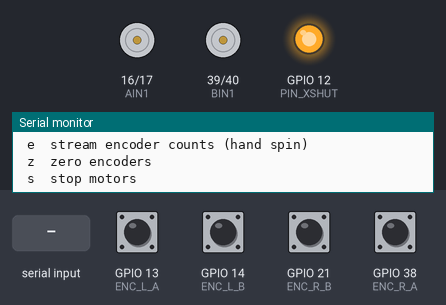
A sketch run on a simulated ESP32-S3. Shown: motor-driver pin pairs drawn as motors (green arrow = first pin HIGH = forward, orange = second pin HIGH = backward, longer = more drive, scaled by the enable pin), output pins drawn as LEDs (lit = HIGH), the last lines printed to the serial monitor. The inputs (shaded band) are chosen by the test bench; at power-on: GPIO 13 (ENC_L_A), GPIO 14 (ENC_L_B), GPIO 21 (ENC_R_B), GPIO 38 (ENC_R_A) HIGH.

Above: at 2.7 s.
2.8 s: "l" received over Serial
At 3.1 s:
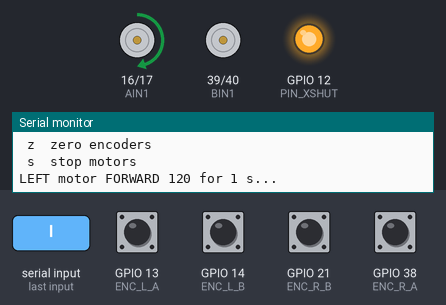
At 4.9 s:
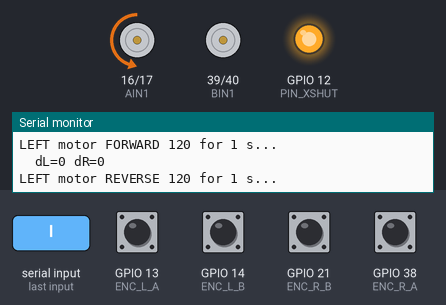
5.8 s: "r" received over Serial
At 6.6 s:
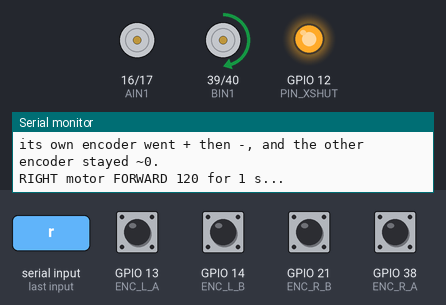
Timing chart, 0 to 9.6 s (numbered marks = the images above; inputs shaded):
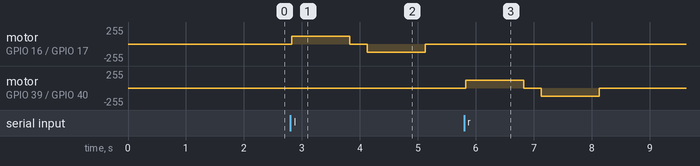

The sketch:

bringup.ino
```cpp
// bringup.ino — staged hardware check before PID
// Target: ESP32-S3, Arduino-ESP32 core 3.x (ledcAttach/ledcWrite API).
//   On core 2.x, replace ledcAttach(pin,f,b) with ledcSetup(ch,f,b)+ledcAttachPin(pin,ch)
//   and write to the channel instead of the pin.
// Tools: USB CDC On Boot = Enabled. Libraries: QTRSensors (Pololu).
// Serial monitor @115200, send one letter per command (see printMenu()).
// Put the chassis on a stand (wheels off the table) before motor tests.

#include <Wire.h>
#include <QTRSensors.h>

// ---------- Pins, from Log Book 8/17 and 8/24 ----------
#define PIN_SDA   8   // Log conflict: 8/14 says SDA=8/SCL=9, 8/17 says SDA=9/SCL=8.
#define PIN_SCL   9   // If the I2C scan finds nothing, swap these two.
#define PIN_XSHUT 12  // VL53L0X: must be HIGH or the sensor stays off

#define PWMA 15
#define AIN1 16
#define AIN2 17
#define PWMB 18
#define BIN1 39
#define BIN2 40

#define ENC_L_A 13
#define ENC_L_B 14
#define ENC_R_A 38
#define ENC_R_B 21

const uint8_t QTR_PINS[8] = {1, 2, 3, 4, 5, 6, 7, 10};  // OUT1..OUT15 (odd)
#define QTR_CTRL 11

const uint32_t PWM_FREQ = 20000;  // 20 kHz: above hearing, within TB6612 limit
const uint8_t  PWM_BITS = 8;      // duty 0..255
const int      TEST_SPEED = 120;  // low duty for first spin

QTRSensors qtr;
uint16_t qtrVals[8];

// ---------- Quadrature decoding (every edge on A and B) ----------
volatile long encL = 0, encR = 0;
volatile uint8_t stL = 0, stR = 0;
// index = (prev<<2)|curr, states AB: 00->01->11->10 counts +1
const int8_t QDEC[16] = {0,+1,-1,0, -1,0,0,+1, +1,0,0,-1, 0,-1,+1,0};

void IRAM_ATTR isrL() {
  uint8_t s = (digitalRead(ENC_L_A) << 1) | digitalRead(ENC_L_B);
  encL += QDEC[(stL << 2) | s]; stL = s;
}
void IRAM_ATTR isrR() {
  uint8_t s = (digitalRead(ENC_R_A) << 1) | digitalRead(ENC_R_B);
  encR += QDEC[(stR << 2) | s]; stR = s;
}

long getL() { noInterrupts(); long v = encL; interrupts(); return v; }
long getR() { noInterrupts(); long v = encR; interrupts(); return v; }

// speed: -255..255. 0 = coast (IN1=IN2=LOW).
void setMotor(int pwmPin, int in1, int in2, int speed) {
  speed = constrain(speed, -255, 255);
  digitalWrite(in1, speed > 0);
  digitalWrite(in2, speed < 0);
  ledcWrite(pwmPin, abs(speed));
}
void stopAll() { setMotor(PWMA, AIN1, AIN2, 0); setMotor(PWMB, BIN1, BIN2, 0); }

bool keyPressed() { if (Serial.available()) { while (Serial.available()) Serial.read(); return true; } return false; }

// ---------- Tests ----------
void i2cScan() {
  Serial.println("I2C scan (expect 0x6A = LSM6DS3TR-C, 0x29 = VL53L0X default):");
  int n = 0;
  for (uint8_t a = 1; a < 127; a++) {
    Wire.beginTransmission(a);
    if (Wire.endTransmission() == 0) { Serial.printf("  found 0x%02X\n", a); n++; }
  }
  if (!n) Serial.println("  nothing found -> check SDA/SCL swap, 3V3, GND, XSHUT");
}

void qtrRaw() {
  Serial.println("QTR raw RC times in us (timeout 2500). Low = white, high = black. Any key stops.");
  Serial.println("Slide a strip of black tape under ONE sensor at a time, left to right.");
  while (!keyPressed()) {
    Serial.println("reading...");
    qtr.read(qtrVals);
    for (int i = 0; i < 8; i++) Serial.printf("%5u ", qtrVals[i]);
    Serial.println();
    delay(100);
  }
}

void qtrCalLine() {
  Serial.println("Calibrating 5 s: sweep the array across the line repeatedly...");
  qtr.resetCalibration();
  uint32_t t0 = millis();
  while (millis() - t0 < 5000) qtr.calibrate();
  Serial.print("min: "); for (int i = 0; i < 8; i++) Serial.printf("%5u ", qtr.calibrationOn.minimum[i]); Serial.println();
  Serial.print("max: "); for (int i = 0; i < 8; i++) Serial.printf("%5u ", qtr.calibrationOn.maximum[i]); Serial.println();
  Serial.println("Position 0 (sensor 1) .. 7000 (sensor 8). Any key stops.");
  while (!keyPressed()) {
    uint16_t pos = qtr.readLineBlack(qtrVals);
    for (int i = 0; i < 8; i++) Serial.printf("%4u ", qtrVals[i]);
    Serial.printf(" | pos=%u\n", pos);
    delay(100);
  }
}

void motorTest(const char *name, int pwm, int in1, int in2) {
  long l0 = getL(), r0 = getR();
  Serial.printf("%s motor FORWARD %d for 1 s...\n", name, TEST_SPEED);
  setMotor(pwm, in1, in2, TEST_SPEED); delay(1000); setMotor(pwm, in1, in2, 0); delay(300);
  long l1 = getL(), r1 = getR();
  Serial.printf("  dL=%ld dR=%ld\n", l1 - l0, r1 - r0);
  Serial.printf("%s motor REVERSE %d for 1 s...\n", name, TEST_SPEED);
  setMotor(pwm, in1, in2, -TEST_SPEED); delay(1000); setMotor(pwm, in1, in2, 0); delay(300);
  Serial.printf("  dL=%ld dR=%ld\n", getL() - l1, getR() - r1);
  Serial.println("PASS if: the intended wheel spun, FORWARD moved it robot-forward,");
  Serial.println("its own encoder went + then -, and the other encoder stayed ~0.");
}

void encStream() {
  Serial.println("Hand-spin wheels. Counts stream below. Any key stops.");
  while (!keyPressed()) { Serial.printf("L=%8ld  R=%8ld\n", getL(), getR()); delay(100); }
}

void printMenu() {
  Serial.println("\n--- bring-up ---");
  Serial.println(" i  I2C scan");
  Serial.println(" q  QTR raw readings");
  Serial.println(" c  QTR calibrate + line position");
  Serial.println(" l  left motor test (A side)");
  Serial.println(" r  right motor test (B side)");
  Serial.println(" e  stream encoder counts (hand spin)");
  Serial.println(" z  zero encoders");
  Serial.println(" s  stop motors");
}

void setup() {
  Serial.begin(115200);
  delay(1500);

  pinMode(PIN_XSHUT, OUTPUT); digitalWrite(PIN_XSHUT, HIGH);
  delay(10);
  Wire.begin(PIN_SDA, PIN_SCL);

  pinMode(AIN1, OUTPUT); pinMode(AIN2, OUTPUT);
  pinMode(BIN1, OUTPUT); pinMode(BIN2, OUTPUT);
  ledcAttach(PWMA, PWM_FREQ, PWM_BITS);
  ledcAttach(PWMB, PWM_FREQ, PWM_BITS);
  stopAll();

  pinMode(ENC_L_A, INPUT_PULLUP); pinMode(ENC_L_B, INPUT_PULLUP);
  pinMode(ENC_R_A, INPUT_PULLUP); pinMode(ENC_R_B, INPUT_PULLUP);
  stL = (digitalRead(ENC_L_A) << 1) | digitalRead(ENC_L_B);
  stR = (digitalRead(ENC_R_A) << 1) | digitalRead(ENC_R_B);
  attachInterrupt(ENC_L_A, isrL, CHANGE); attachInterrupt(ENC_L_B, isrL, CHANGE);
  attachInterrupt(ENC_R_A, isrR, CHANGE); attachInterrupt(ENC_R_B, isrR, CHANGE);

  qtr.setTypeRC();
  qtr.setSensorPins(QTR_PINS, 8);
  qtr.setEmitterPin(QTR_CTRL);

  printMenu();
}

void loop() {
  if (!Serial.available()) return;
  char c = Serial.read();
  delay(20);                                  // let the rest of the line arrive
  while (Serial.available()) Serial.read();   // drop any newline
  switch (c) {
    case 'i': i2cScan(); break;
    case 'q': qtrRaw(); break;
    case 'c': qtrCalLine(); break;
    case 'l': motorTest("LEFT", PWMA, AIN1, AIN2); break;
    case 'r': motorTest("RIGHT", PWMB, BIN1, BIN2); break;
    case 'e': encStream(); break;
    case 'z': noInterrupts(); encL = encR = 0; interrupts(); Serial.println("zeroed"); break;
    case 's': stopAll(); Serial.println("stopped"); break;
    default: if (c > ' ') printMenu();
  }
}
```

Measured:
- after the input at 2.8 s, motor on GPIO 16 (AIN1) / GPIO 17 (AIN2): stopped → forward 120/255 at once, → stopped 1.0 s later, → backward 120/255 0.30 s later, → stopped 1.0 s later
- after the input at 5.8 s, motor on GPIO 39 (BIN1) / GPIO 40 (BIN2): stopped → forward 120/255 at once, → stopped 1.0 s later, → backward 120/255 0.30 s later, → stopped 1.0 s later
